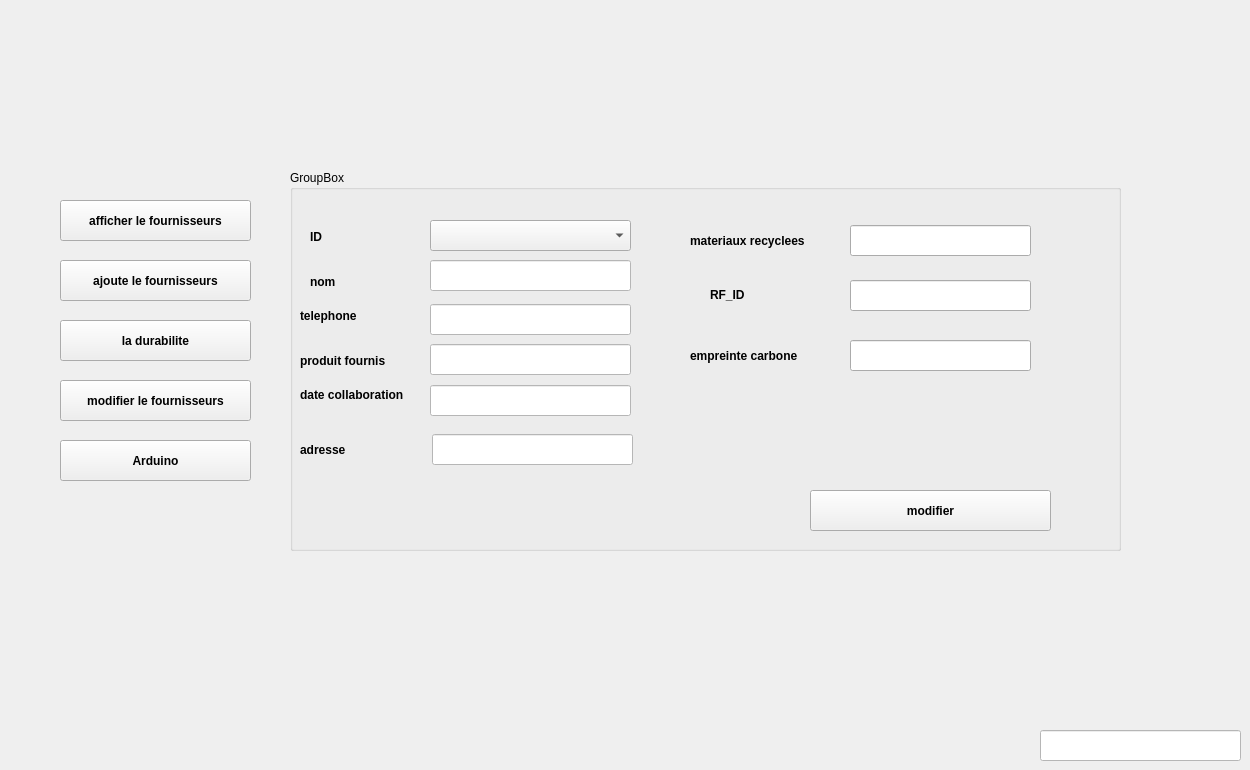
        <widget class="QWidget" name="page_15">
         <widget class="QLabel" name="label_59">
          <property name="geometry">
           <rect>
            <x>10</x>
            <y>0</y>
            <width>1221</width>
            <height>751</height>
           </rect>
          </property>
          <property name="styleSheet">
           <string notr="true">
background-image:url(/images/backgroundacceuil.png);</string>
          </property>
          <property name="text">
           <string/>
          </property>
          <property name="pixmap">
           <pixmap resource="ressources.qrc">:/images/bg.jpeg</pixmap>
          </property>
          <property name="scaledContents">
           <bool>true</bool>
          </property>
         </widget>
         <widget class="QPushButton" name="ajoutunfournissurs_5">
          <property name="geometry">
           <rect>
            <x>60</x>
            <y>260</y>
            <width>191</width>
            <height>41</height>
           </rect>
          </property>
          <property name="font">
           <font>
            <bold>true</bold>
           </font>
          </property>
          <property name="text">
           <string>ajoute le fournisseurs</string>
          </property>
          <property name="icon">
           <iconset resource="ressources.qrc">
            <normaloff>:/images/tt1.png</normaloff>:/images/tt1.png</iconset>
          </property>
         </widget>
         <widget class="QPushButton" name="modificationfournissurs_4">
          <property name="geometry">
           <rect>
            <x>60</x>
            <y>380</y>
            <width>191</width>
            <height>41</height>
           </rect>
          </property>
          <property name="font">
           <font>
            <bold>true</bold>
           </font>
          </property>
          <property name="text">
           <string>modifier le fournisseurs</string>
          </property>
          <property name="icon">
           <iconset resource="ressources.qrc">
            <normaloff>:/images/edit-button.png</normaloff>:/images/edit-button.png</iconset>
          </property>
         </widget>
         <widget class="QPushButton" name="arduino_fournissures_2">
          <property name="geometry">
           <rect>
            <x>60</x>
            <y>440</y>
            <width>191</width>
            <height>41</height>
           </rect>
          </property>
          <property name="font">
           <font>
            <bold>true</bold>
           </font>
          </property>
          <property name="text">
           <string>Arduino</string>
          </property>
          <property name="icon">
           <iconset resource="ressources.qrc">
            <normaloff>:/images/loginicon.png</normaloff>:/images/loginicon.png</iconset>
          </property>
         </widget>
         <widget class="QPushButton" name="affichelefournissurs_5">
          <property name="geometry">
           <rect>
            <x>60</x>
            <y>200</y>
            <width>191</width>
            <height>41</height>
           </rect>
          </property>
          <property name="font">
           <font>
            <bold>true</bold>
           </font>
          </property>
          <property name="text">
           <string>afficher le fournisseurs</string>
          </property>
          <property name="icon">
           <iconset resource="ressources.qrc">
            <normaloff>:/images/ima.png</normaloff>:/images/ima.png</iconset>
          </property>
         </widget>
         <widget class="QPushButton" name="ladurabilote_5">
          <property name="geometry">
           <rect>
            <x>60</x>
            <y>320</y>
            <width>191</width>
            <height>41</height>
           </rect>
          </property>
          <property name="font">
           <font>
            <bold>true</bold>
           </font>
          </property>
          <property name="text">
           <string>la durabilite</string>
          </property>
          <property name="icon">
           <iconset resource="ressources.qrc">
            <normaloff>:/images/r1.png</normaloff>:/images/r1.png</iconset>
          </property>
         </widget>
         <widget class="QLineEdit" name="lineEdit_nom_34">
          <property name="geometry">
           <rect>
            <x>1040</x>
            <y>730</y>
            <width>201</width>
            <height>31</height>
           </rect>
          </property>
          <property name="styleSheet">
           <string notr="true">background-color: rgb(255, 255, 255);</string>
          </property>
         </widget>
         <widget class="QGroupBox" name="groupBox_14">
          <property name="geometry">
           <rect>
            <x>290</x>
            <y>170</y>
            <width>831</width>
            <height>381</height>
           </rect>
          </property>
          <property name="title">
           <string>GroupBox</string>
          </property>
          <widget class="QLabel" name="label_75">
           <property name="geometry">
            <rect>
             <x>10</x>
             <y>175</y>
             <width>111</width>
             <height>31</height>
            </rect>
           </property>
           <property name="font">
            <font>
             <bold>true</bold>
            </font>
           </property>
           <property name="text">
            <string>produit fournis</string>
           </property>
          </widget>
          <widget class="QLineEdit" name="lineEdit_date_33">
           <property name="geometry">
            <rect>
             <x>140</x>
             <y>215</y>
             <width>201</width>
             <height>31</height>
            </rect>
           </property>
           <property name="styleSheet">
            <string notr="true">background-color: rgb(255, 255, 255);</string>
           </property>
           <property name="text">
            <string/>
           </property>
          </widget>
          <widget class="QLineEdit" name="carboneLineEdit_33">
           <property name="geometry">
            <rect>
             <x>560</x>
             <y>170</y>
             <width>181</width>
             <height>31</height>
            </rect>
           </property>
          </widget>
          <widget class="QComboBox" name="comboBox_id_fournissurs">
           <property name="geometry">
            <rect>
             <x>140</x>
             <y>50</y>
             <width>201</width>
             <height>31</height>
            </rect>
           </property>
          </widget>
          <widget class="QLabel" name="label_2">
           <property name="geometry">
            <rect>
             <x>420</x>
             <y>115</y>
             <width>111</width>
             <height>20</height>
            </rect>
           </property>
           <property name="font">
            <font>
             <bold>true</bold>
            </font>
           </property>
           <property name="text">
            <string>RF_ID</string>
           </property>
          </widget>
          <widget class="QLabel" name="label_71">
           <property name="geometry">
            <rect>
             <x>10</x>
             <y>135</y>
             <width>81</width>
             <height>21</height>
            </rect>
           </property>
           <property name="font">
            <font>
             <bold>true</bold>
            </font>
           </property>
           <property name="text">
            <string>telephone</string>
           </property>
          </widget>
          <widget class="QLineEdit" name="lineEdit_adresse_33">
           <property name="geometry">
            <rect>
             <x>142</x>
             <y>264</y>
             <width>201</width>
             <height>31</height>
            </rect>
           </property>
           <property name="styleSheet">
            <string notr="true">background-color: rgb(255, 255, 255);</string>
           </property>
          </widget>
          <widget class="QLabel" name="label_74">
           <property name="geometry">
            <rect>
             <x>10</x>
             <y>270</y>
             <width>71</width>
             <height>20</height>
            </rect>
           </property>
           <property name="font">
            <font>
             <bold>true</bold>
            </font>
           </property>
           <property name="text">
            <string>adresse</string>
           </property>
          </widget>
          <widget class="QLineEdit" name="lineEdit_telephone_33">
           <property name="geometry">
            <rect>
             <x>140</x>
             <y>134</y>
             <width>201</width>
             <height>31</height>
            </rect>
           </property>
           <property name="styleSheet">
            <string notr="true">background-color: rgb(255, 255, 255);</string>
           </property>
          </widget>
          <widget class="QLabel" name="label_76">
           <property name="geometry">
            <rect>
             <x>20</x>
             <y>105</y>
             <width>47</width>
             <height>14</height>
            </rect>
           </property>
           <property name="font">
            <font>
             <bold>true</bold>
            </font>
           </property>
           <property name="text">
            <string>nom</string>
           </property>
          </widget>
          <widget class="QLineEdit" name="lineEdit_nom_33">
           <property name="geometry">
            <rect>
             <x>140</x>
             <y>90</y>
             <width>201</width>
             <height>31</height>
            </rect>
           </property>
           <property name="styleSheet">
            <string notr="true">background-color: rgb(255, 255, 255);</string>
           </property>
          </widget>
          <widget class="QLabel" name="label_73">
           <property name="geometry">
            <rect>
             <x>400</x>
             <y>175</y>
             <width>141</width>
             <height>21</height>
            </rect>
           </property>
           <property name="font">
            <font>
             <bold>true</bold>
            </font>
           </property>
           <property name="text">
            <string>empreinte carbone</string>
           </property>
          </widget>
          <widget class="QLineEdit" name="materiauxLineEdit_33">
           <property name="geometry">
            <rect>
             <x>560</x>
             <y>55</y>
             <width>181</width>
             <height>31</height>
            </rect>
           </property>
          </widget>
          <widget class="QLabel" name="label_72">
           <property name="geometry">
            <rect>
             <x>10</x>
             <y>215</y>
             <width>131</width>
             <height>20</height>
            </rect>
           </property>
           <property name="font">
            <font>
             <bold>true</bold>
            </font>
           </property>
           <property name="text">
            <string>date collaboration</string>
           </property>
          </widget>
          <widget class="QLineEdit" name="lineEdit_produit_33">
           <property name="geometry">
            <rect>
             <x>140</x>
             <y>174</y>
             <width>201</width>
             <height>31</height>
            </rect>
           </property>
           <property name="styleSheet">
            <string notr="true">background-color: rgb(255, 255, 255);</string>
           </property>
          </widget>
          <widget class="QLineEdit" name="lineEdit_2_RFID_33">
           <property name="geometry">
            <rect>
             <x>560</x>
             <y>110</y>
             <width>181</width>
             <height>31</height>
            </rect>
           </property>
          </widget>
          <widget class="QLabel" name="label_77">
           <property name="geometry">
            <rect>
             <x>20</x>
             <y>60</y>
             <width>47</width>
             <height>14</height>
            </rect>
           </property>
           <property name="font">
            <font>
             <bold>true</bold>
            </font>
           </property>
           <property name="text">
            <string>ID</string>
           </property>
          </widget>
          <widget class="QPushButton" name="modification_fournissurs">
           <property name="geometry">
            <rect>
             <x>520</x>
             <y>320</y>
             <width>241</width>
             <height>41</height>
            </rect>
           </property>
           <property name="font">
            <font>
             <bold>true</bold>
            </font>
           </property>
           <property name="text">
            <string>modifier</string>
           </property>
           <property name="icon">
            <iconset resource="ressources.qrc">
             <normaloff>:/images/edit-button.png</normaloff>:/images/edit-button.png</iconset>
           </property>
          </widget>
          <widget class="QLabel" name="label_78">
           <property name="geometry">
            <rect>
             <x>400</x>
             <y>60</y>
             <width>141</width>
             <height>21</height>
            </rect>
           </property>
           <property name="font">
            <font>
             <bold>true</bold>
            </font>
           </property>
           <property name="text">
            <string>materiaux recyclees</string>
           </property>
          </widget>
         </widget>
        </widget>
